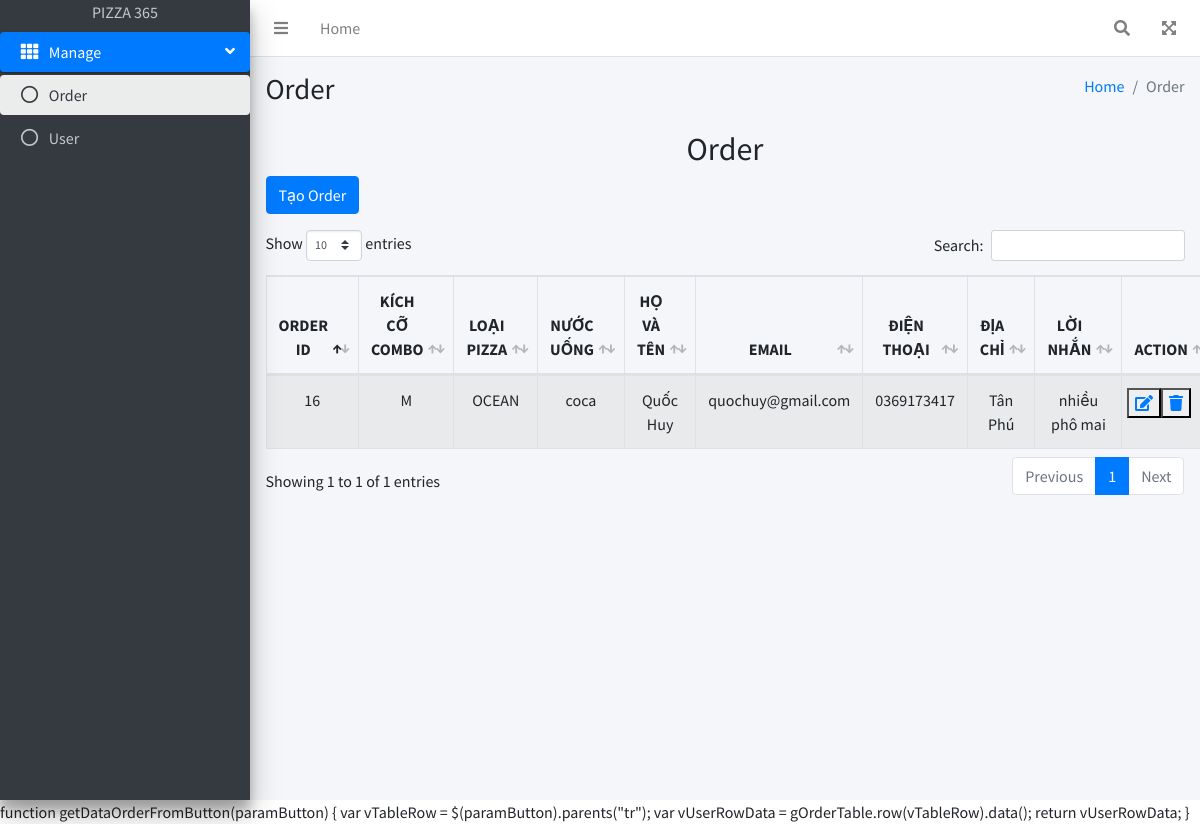
The app's page /admin/index.php with its own data.
### tables this page shows
CREATE TABLE `orders` (
  `menuname` varchar(10) NOT NULL,
  `loaipizza` varchar(10) NOT NULL,
  `loainuocuong` varchar(20) NOT NULL,
  `hovaten` varchar(50) NOT NULL,
  `email` varchar(100) NOT NULL,
  `dienthoai` varchar(15) NOT NULL,
  `diachi` varchar(100) NOT NULL,
  `username` varchar(50) NOT NULL,
  `id` int NOT NULL,
  `loinhan` text NOT NULL
);

### admin/index.php (the view, shortened to what this page needs)
<!DOCTYPE html>
<html lang="en">
<head>
    <link rel="stylesheet" href="plugins/fontawesome-free/css/all.min.css" />
    <link rel="stylesheet" href="plugins/datatables-bs4/css/dataTables.bootstrap4.min.css" />
    <link rel="stylesheet" href="plugins/datatables-responsive/css/responsive.bootstrap4.min.css" />
    <link rel="stylesheet" href="plugins/datatables-buttons/css/buttons.bootstrap4.min.css" />
    <link rel="stylesheet" href="dist/css/adminlte.min.css" />
</head>
<body>
    <div class="wrapper">
        <nav class="main-header navbar navbar-expand navbar-white navbar-light">
            <ul class="navbar-nav">
                <li class="nav-item">
                    <a class="nav-link" data-widget="pushmenu" href="#" role="button"><i class="fas fa-bars"></i></a>
                </li>
                <li class="nav-item d-none d-sm-inline-block">
                    <a href="#" class="nav-link">Home</a>
                </li>
                <li class="nav-item d-none d-sm-inline-block">
                    <a href="../logout.php" onclick="" class="nav-link"><?php echo $_SESSION["username"]; ?></a>
                </li>
            </ul>
            <ul class="navbar-nav ml-auto">
                <li class="nav-item">
                    <a class="nav-link" data-widget="navbar-search" href="#" role="button">
                        <i class="fas fa-search"></i>
                    </a>
                </li>
                <li class="nav-item">
                    <a class="nav-link" data-widget="fullscreen" href="#" role="button">
                        <i class="fas fa-expand-arrows-alt"></i>
                    </a>
                </li>
            </ul>
        </nav>
        <aside style="min-height: 100vh;" class="main-sidebar sidebar-dark-primary elevation-4">
            <div class="sidebar">
                <div class="info">
                    <a href="#" class="d-block text-center">PIZZA 365</a>
                </div>
            </div>
            <nav class="mt-2">
                <ul class="nav nav-pills nav-sidebar flex-column" data-widget="treeview" role="menu" data-accordion="false">
                    <li class="nav-item menu-open">
                        <a href="#" class="nav-link active">
                            <i class="nav-icon fas fa-th"></i>
                            <p>
                                Manage
                                <i class="right fas fa-angle-left"></i>
                            </p>
                        </a>
                        <ul class="nav nav-treeview">
                            <li class="nav-item">
                                <a href="./index.html" class="nav-link active">
                                    <i class="far fa-circle nav-icon"></i>
                                    <p>Order</p>
                                </a>
                            </li>
                            <li class="nav-item">
                                <a href="./adduser.php" class="nav-link">
                                    <i class="far fa-circle nav-icon"></i>
                                    <p>User</p>
                                </a>
                            </li>
                    </li>
                </ul>
            </nav>
    </div>
    <div class="content-wrapper">
        <div class="content-header">
            <div class="container-fluid">
                <div class="row mb-2">
                    <div class="col-sm-6">
                        <h1 class="m-0">Order</h1>
                    </div>
                    <div class="col-sm-6">
                        <ol class="breadcrumb float-sm-right">
                            <li class="breadcrumb-item"><a href="#">Home</a></li>
                            <li class="breadcrumb-item active">Order</li>
                        </ol>
                    </div>
                </div>
            </div>
        </div>
        <section class="content">
            <div class="container-fluid">
                <h2 style="text-align: center">Order</h2>
                <input type="button" class="btn btn-primary btn-create-order mb-3" value="Tạo Order">
                <table class="table table-bordered text-center table-striped table-hover" id="orders-table">
                    <thead>
                        <tr>
                            <th>ORDER ID</th>
                            <th>KÍCH CỠ COMBO</th>
                            <th>LOẠI PIZZA</th>
                            <th>NƯỚC UỐNG</th>
                            <th>HỌ VÀ TÊN</th>
                            <th>EMAIL</th>
                            <th>ĐIỆN THOẠI</th>
                            <th>ĐỊA CHỈ</th>
                            <th>LỜI NHẮN</th>
                            <th>ACTION</th>
                        </tr>
                    </thead>
                    <tbody>
                        <?php
                        include "../database/config.php";
                        $orders = mysqli_query($conn, "SELECT id, menuname, loaipizza, loainuocuong, hovaten, email, dienthoai, diachi, loinhan FROM orders");
                        while ($row = mysqli_fetch_assoc($orders)) {
                        ?>
                            <tr>
                                <td id="id-od"><?php echo $row["id"] ?></td>
                                <td><?php echo $row["menuname"] ?></td>
                                <td><?php echo $row["loaipizza"] ?></td>
                                <td><?php echo $row["loainuocuong"] ?></td>
                                <td><?php echo $row["hovaten"] ?></td>
                                <td><?php echo $row["email"] ?></td>
                                <td><?php echo $row["dienthoai"] ?></td>
                                <td><?php echo $row["diachi"] ?></td>
                                <td><?php echo $row["loinhan"] ?></td>
                                <td class="row"><button name="update"><a href="./updateod.php?id=<?php echo $row["id"] ?>"><i name="id" class="fas fa-edit btn-update"></i></a></button>
                                <button name="delete"><a href="./deleteod.php?id=<?php echo $row["id"] ?>"><i class="fa fa-trash" aria-hidden="true"></i></a></button></td>
                            </tr>
                        <?php
                        }
                        ?>
                    </tbody>
                </table>
            </div>
        </section>
    </div>
        function getDataOrderFromButton(paramButton) {
            var vTableRow = $(paramButton).parents("tr");
            var vUserRowData = gOrderTable.row(vTableRow).data();
            return vUserRowData;
        }
</body>
</html>

### records on screen
orders: id "16", menuname "M", loaipizza "OCEAN", loainuocuong "coca", hovaten "Quốc Huy", email "quochuy@gmail.com", dienthoai "0369173417", diachi "Tân Phú", loinhan "nhiều phô mai"
